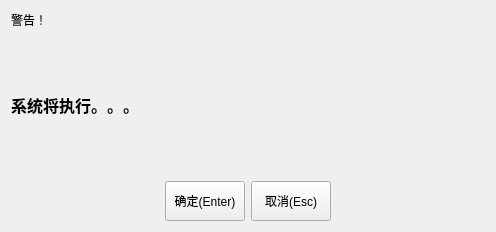
<?xml version="1.0" encoding="UTF-8"?>
<ui version="4.0">
 <class>ConfirmW</class>
 <widget class="QWidget" name="ConfirmW">
  <property name="geometry">
   <rect>
    <x>0</x>
    <y>0</y>
    <width>496</width>
    <height>232</height>
   </rect>
  </property>
  <property name="windowTitle">
   <string>Form</string>
  </property>
  <layout class="QVBoxLayout" name="verticalLayout" stretch="1,10,1">
   <item>
    <widget class="QLabel" name="label">
     <property name="text">
      <string>警告！</string>
     </property>
    </widget>
   </item>
   <item>
    <widget class="QLabel" name="text">
     <property name="font">
      <font>
       <pointsize>12</pointsize>
       <weight>75</weight>
       <bold>true</bold>
      </font>
     </property>
     <property name="text">
      <string>系统将执行。。。</string>
     </property>
    </widget>
   </item>
   <item>
    <layout class="QHBoxLayout" name="horizontalLayout">
     <item>
      <spacer name="horizontalSpacer">
       <property name="orientation">
        <enum>Qt::Horizontal</enum>
       </property>
       <property name="sizeHint" stdset="0">
        <size>
         <width>40</width>
         <height>20</height>
        </size>
       </property>
      </spacer>
     </item>
     <item>
      <widget class="QPushButton" name="pbOk">
       <property name="minimumSize">
        <size>
         <width>0</width>
         <height>40</height>
        </size>
       </property>
       <property name="text">
        <string>确定(Enter)</string>
       </property>
      </widget>
     </item>
     <item>
      <widget class="QPushButton" name="pbCancel">
       <property name="minimumSize">
        <size>
         <width>0</width>
         <height>40</height>
        </size>
       </property>
       <property name="text">
        <string>取消(Esc)</string>
       </property>
      </widget>
     </item>
     <item>
      <spacer name="horizontalSpacer_2">
       <property name="orientation">
        <enum>Qt::Horizontal</enum>
       </property>
       <property name="sizeHint" stdset="0">
        <size>
         <width>40</width>
         <height>20</height>
        </size>
       </property>
      </spacer>
     </item>
    </layout>
   </item>
  </layout>
 </widget>
 <resources/>
 <connections/>
</ui>
